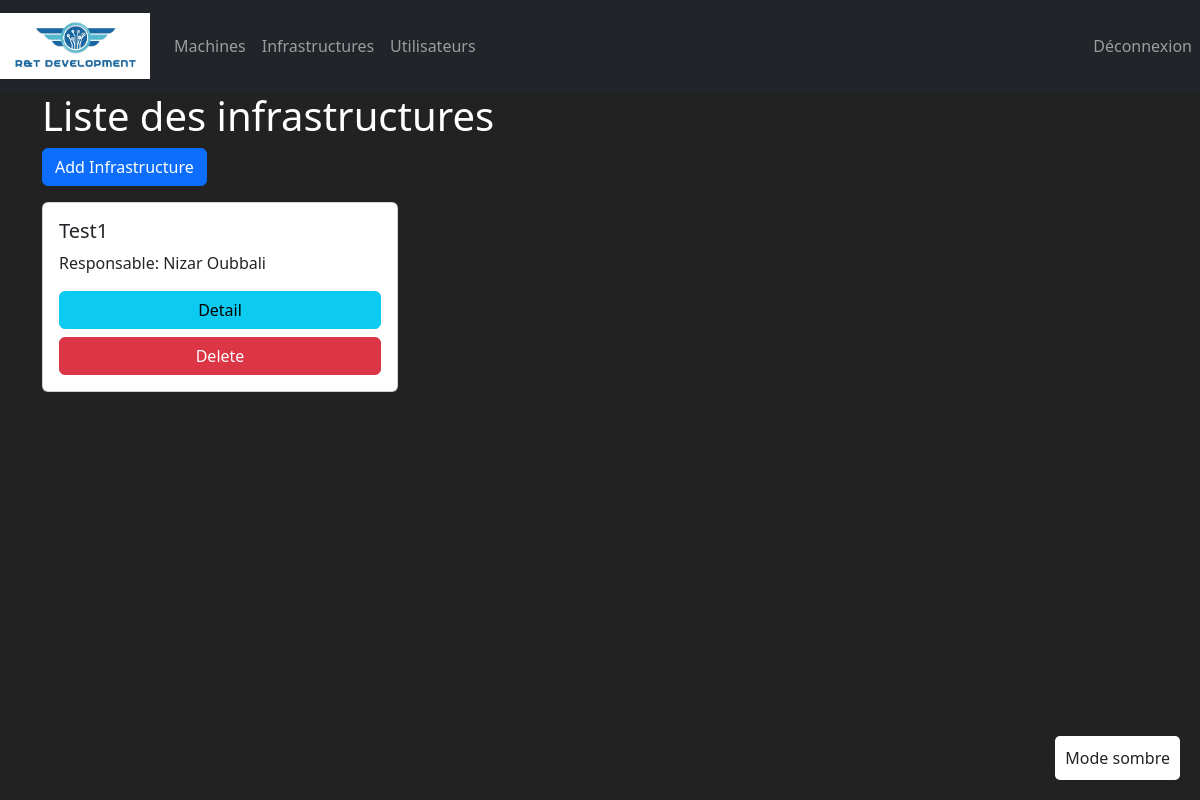
The page /infrastructures/ (signed in) on the database as committed earlier.
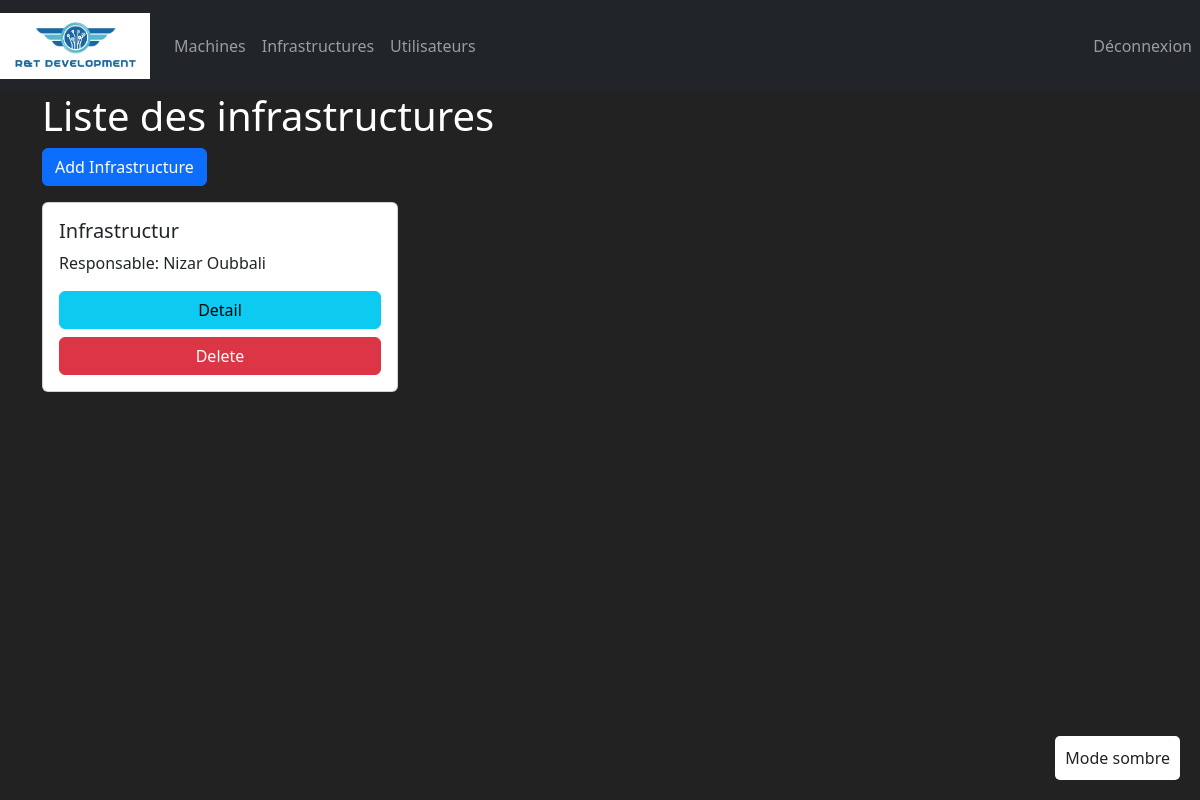
The same page on the database as committed later.
### ManagementApp/models.py (models this page shows, shortened)
class Infrastructure(models.Model):
    id = models.AutoField(
        primary_key=True,
        editable=False
    )
    nom = models.CharField(max_length=100)
    responsable = models.OneToOneField(Utilisateur, on_delete=models.CASCADE, null=True, blank=True,limit_choices_to={'role': 'responsable'})
    machine = models.ForeignKey(Machine, on_delete=models.CASCADE)
    etage = models.IntegerField(default=0)

class Utilisateur(models.Model):
    ROLE_CHOICES = (
        ('employe', 'Employé'),
        ('responsable', 'Responsable'),
    )
    id = models.AutoField(
        primary_key=True,
        editable=False
    )
    nom = models.CharField(max_length=100)
    prenom = models.CharField(max_length=100)
    email = models.EmailField(unique=True)
    role = models.CharField(max_length=20, choices=ROLE_CHOICES)

### ManagementApp/views.py (the view)
# urls.py: path('infrastructures/', views.infrastructure_list, name='infrastructure_list'),
@login_required
def infrastructure_list(request):
    infrastructures = Infrastructure.objects.all()
    return render(request, 'infrastructure/infrastructure_list.html', {'infrastructures': infrastructures})

### ManagementApp/templates/infrastructure/infrastructure_list.html
{% extends 'index.html' %}
{% block content %}
<div class="container">
    <h1>Liste des infrastructures</h1>
    <a href="{% url 'infrastructure_add' %}" class="btn btn-primary mb-3">Add Infrastructure</a>
    <div class="row">
        {% for infrastructure in infrastructures %}
        <div class="col-md-4">
            <div class="card mb-4">
                <div class="card-body">
                    <h5 class="card-title">{{ infrastructure.nom }}</h5>
                    <p class="card-text">Responsable: {{ infrastructure.responsable.prenom }} {{ infrastructure.responsable.nom }}</p>
                    <div class="d-grid gap-2">
                        <a href="{% url 'infrastructure_detail' infrastructure.id %}" class="btn btn-info">Detail</a>
                        <a href="{% url 'infrastructure_delete' infrastructure.id%}" class="btn btn-danger">Delete</a>
                    </div>
                </div>
            </div>
        </div>
        {% endfor %}
    </div>
</div>
{% endblock %}

Rows that differ between the two databases and show on the page:
changed Infrastructure "Nizar": nom "Test1" → "Infrastructur"
